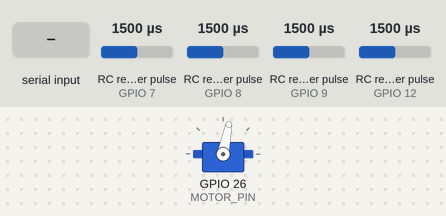
Simulated run of this sketch. Board: ESP32. Parts: servo. Wiring (inferred from the names in the program): 4 × RC receiver channel: data GPIO 7 / data GPIO 8 / data GPIO 9 / data GPIO 12; servo: signal GPIO 26. The test bench sets the inputs (shaded band); at power-on: RC receiver pulse (sensors on GPIO 7, GPIO 8, GPIO 12, GPIO 9) 1500 µs. Servo pulses on a pin are drawn as a servo (544–2400 µs = 0–180°); what the sketch prints to the serial monitor is not drawn.

Above: at 1.2 s.
1.3 s: RC receiver pulse (sensor on GPIO 7) set to 1750 µs
At 2.5 s:
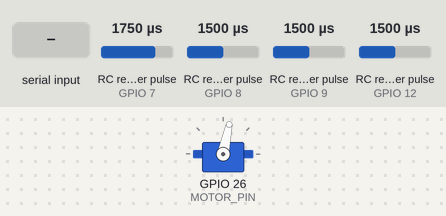
4.3 s: RC receiver pulse (sensor on GPIO 8) set to 1750 µs
At 5.0 s:
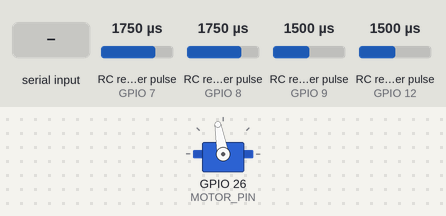
7.3 s: RC receiver pulse (sensor on GPIO 8) set to 1020 µs
At 8.6 s:
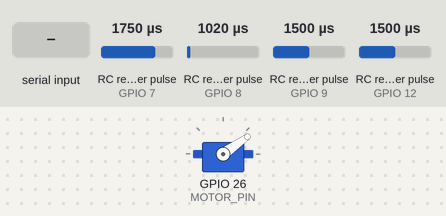
10.3 s: RC receiver pulse (sensor on GPIO 8) set to 1980 µs
At 11.7 s:
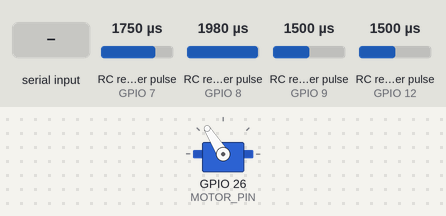
12.1 s: RC receiver pulse (sensor on GPIO 12) set to 1750 µs
15.1 s: "1\n" received over Serial
Timing chart, 0 to 17.6 s (numbered marks = the images above; inputs shaded):
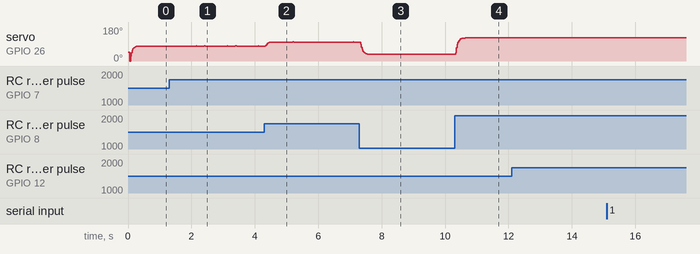

Measured:
- after the input at 1.3 s, servo on GPIO 26 (MOTOR_PIN): 79° → 80° after 0.85 s, then repeats every 0.98 s: 78° 0.24 s, 80° 0.04 s, 78° 0.69 s, 80° 0.02 s
- after the input at 10.3 s, servo on GPIO 26 (MOTOR_PIN): moves from 35° to 122° over 0.31 s, starting at once
- after the input at 15.1 s, every drawn part: stays the same

The sketch:

plane.ino
```cpp
#include <Servo.h>
#include <EnableInterrupt.h>

#define MAX_SIGNAL 2000
#define MIN_SIGNAL 1000
#define MOTOR_PIN 26 //Motor Central
#define pin_INT_Throttle 8  // Pin Throttle del mando RC
#define pin_INT_Yaw 7       // Pin Yaw del mando RC
#define pin_INT_Pitch 12    // Pin Pitch del mando RC
#define pin_INT_Roll 9      // Pin Roll del mando RC

int pwrM = 1000; //tl

// TIEMPOS
long tiempo_motores_start, loop_timer;

// DEBUG
int debugvalue = 0;

// AJUSTE MANDO RC - THROTLLE
const int us_max_Throttle_adj = 1800;
const int us_min_Throttle_adj = 970;
const float us_max_Throttle_raw = 2004;
const float us_min_Throttle_raw = 1116;

// AJUSTE MANDO RC - PITCH
const float us_max_Pitch_raw = 1952;
const float us_min_Pitch_raw = 992;
const int us_max_Pitch_adj = -30;
const int us_min_Pitch_adj = 30;

// AJUSTE MANDO RC - ROLL
const float us_max_Roll_raw = 1960;
const float us_min_Roll_raw = 992;
const int us_max_Roll_adj = 30;
const int us_min_Roll_adj = -30;

// AJUSTE MANDO RC - YAW
const float us_max_Yaw_raw = 1928;
const float us_min_Yaw_raw = 972;
const int us_max_Yaw_adj = 30;
const int us_min_Yaw_adj = -30;

// MANDO RC
float RC_Throttle_filt, RC_Pitch_filt, RC_Yaw_filt, RC_Roll_filt;
float RC_Throttle_consigna, RC_Pitch_consigna, RC_Roll_consigna, RC_Yaw_consigna;

// LEER MANDO RC - TROTTLE
volatile long Throttle_HIGH_us;
volatile int RC_Throttle_raw;

// INTERRUPCIÓN MANDO RC - PITCH
volatile long Pitch_HIGH_us;
volatile int RC_Pitch_raw;

// INTERRUPCIÓN MANDO RC - ROLL
volatile long Pitch_Roll_us;
volatile int RC_Roll_raw;

// INTERRUPCIÓN MANDO RC - YAW
volatile long Pitch_Yaw_us;
volatile int RC_Yaw_raw;

Servo motor;

#define usCiclo 6000

// ========= Motors =========
void initMotors();
void PWM();
void modulador();

// ========= RC =========
void initRC();

// ========= Debug =========
void debug();

void setup() {
  Serial.begin(9600);
  Serial.println("Program begin...");
  initRC();
  initMotors();
  loop_timer = micros();
}

void loop() {

    while (micros() - loop_timer < usCiclo);
    loop_timer = micros();

    PWM(); //Generar señales PWM
    modulador(); //Modula señales PWM

    debug();
}
```

debug.ino
```cpp
void debug() {
  if(Serial.available()) {
    char ch = Serial.read();
    if (ch >= '0' && ch <='9') debugvalue = ch -'0';
    else {
      Serial.println("Display data:");
      Serial.println("0 - off");
      Serial.println("1 - Debug Val");
    }
  }
  if(debugvalue == 1) {
    Serial.print("Debug Val");
    Serial.print("\t");
    Serial.print("Debug Val");
    Serial.print("\t");
    Serial.print("Debug Val");
    Serial.print("\t");
    Serial.println();
  }
}
```

motors.ino
```cpp
void processRC();
void initMotors() {
  Serial.println("Init Motors");

  pinMode(MOTOR_PIN, OUTPUT);  //Motor Central

  digitalWrite(MOTOR_PIN, LOW);
}

void modulador() {
  pwrM = RC_Throttle_consigna;
  // servos alas
}


void PWM() {
  digitalWrite(MOTOR_PIN, HIGH);
  tiempo_motores_start = micros();

  // ------------------ ¡¡1ms max!! ------------------
  processRC();

  // ------------------ ¡¡1ms max!! ------------------
  while (digitalRead(MOTOR_PIN) == HIGH) {
    if (tiempo_motores_start + pwrM <= micros()) digitalWrite(MOTOR_PIN, LOW);
  }
}
```

rc.ino
```cpp
void INT_Throttle() {
  if (digitalRead(pin_INT_Throttle) == HIGH)Throttle_HIGH_us = micros();
  if (digitalRead(pin_INT_Throttle) == LOW) RC_Throttle_raw  = micros() - Throttle_HIGH_us;
}

void INT_Pitch() {
  if (digitalRead(pin_INT_Pitch) == HIGH)Pitch_HIGH_us = micros();
  if (digitalRead(pin_INT_Pitch) == LOW) RC_Pitch_raw  = micros() - Pitch_HIGH_us;
}

void INT_Roll() {
  if (digitalRead(pin_INT_Roll) == HIGH)Pitch_Roll_us = micros();
  if (digitalRead(pin_INT_Roll) == LOW) RC_Roll_raw   = micros() - Pitch_Roll_us;
}

void INT_Yaw() {
  if (digitalRead(pin_INT_Yaw) == HIGH)Pitch_Yaw_us = micros();
  if (digitalRead(pin_INT_Yaw) == LOW) RC_Yaw_raw   = micros() - Pitch_Yaw_us;
}

void initRC() {
  // MandoRC: declaración de interrupciones
  pinMode(pin_INT_Yaw, INPUT_PULLUP);
  enableInterrupt(pin_INT_Yaw, INT_Yaw, CHANGE);
  pinMode(pin_INT_Throttle, INPUT_PULLUP);
  enableInterrupt(pin_INT_Throttle, INT_Throttle, CHANGE);
  pinMode(pin_INT_Pitch, INPUT_PULLUP);
  enableInterrupt(12, INT_Pitch, CHANGE);
  pinMode(pin_INT_Roll, INPUT_PULLUP);
  enableInterrupt(pin_INT_Roll, INT_Roll, CHANGE);
}


void processRC() {
  RC_Throttle_filt = RC_Throttle_filt * 0.9 + RC_Throttle_raw * 0.1;
  RC_Pitch_filt    = RC_Pitch_filt * 0.9 + RC_Pitch_raw * 0.1;
  RC_Roll_filt     = RC_Roll_filt  * 0.9 + RC_Roll_raw  * 0.1;
  RC_Yaw_filt      = RC_Yaw_filt   * 0.9 + RC_Yaw_raw   * 0.1;

  RC_Throttle_consigna = map(RC_Throttle_filt, us_min_Throttle_raw, us_max_Throttle_raw, us_min_Throttle_adj, us_max_Throttle_adj);
  RC_Pitch_consigna    = map(RC_Pitch_filt, us_min_Pitch_raw, us_max_Pitch_raw, us_min_Pitch_adj, us_max_Pitch_adj);
  RC_Roll_consigna     = map(RC_Roll_filt, us_min_Roll_raw, us_max_Roll_raw, us_min_Roll_adj, us_max_Roll_adj);
  RC_Yaw_consigna      = map(RC_Yaw_filt, us_min_Yaw_raw, us_max_Yaw_raw, us_min_Yaw_adj, us_max_Yaw_adj);

  // Si las lecturas son cercanas a 0, las forzamos a 0 para evitar inclinar el avion por error
  if (RC_Pitch_consigna < 3 && RC_Pitch_consigna > -3)RC_Pitch_consigna = 0;
  if (RC_Roll_consigna  < 3 && RC_Roll_consigna  > -3)RC_Roll_consigna  = 0;
  if (RC_Yaw_consigna   < 3 && RC_Yaw_consigna   > -3)RC_Yaw_consigna   = 0;
}
```
